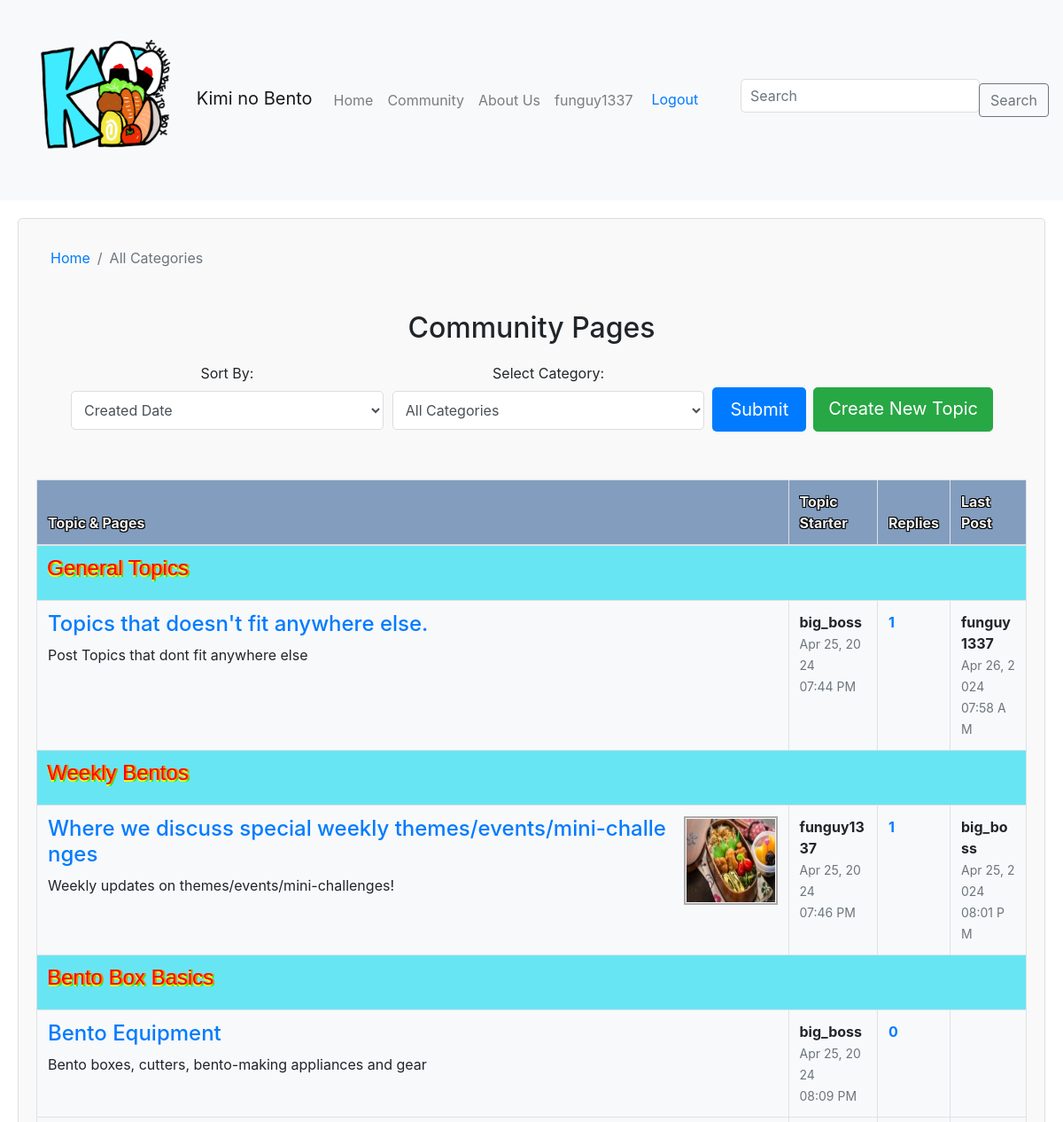
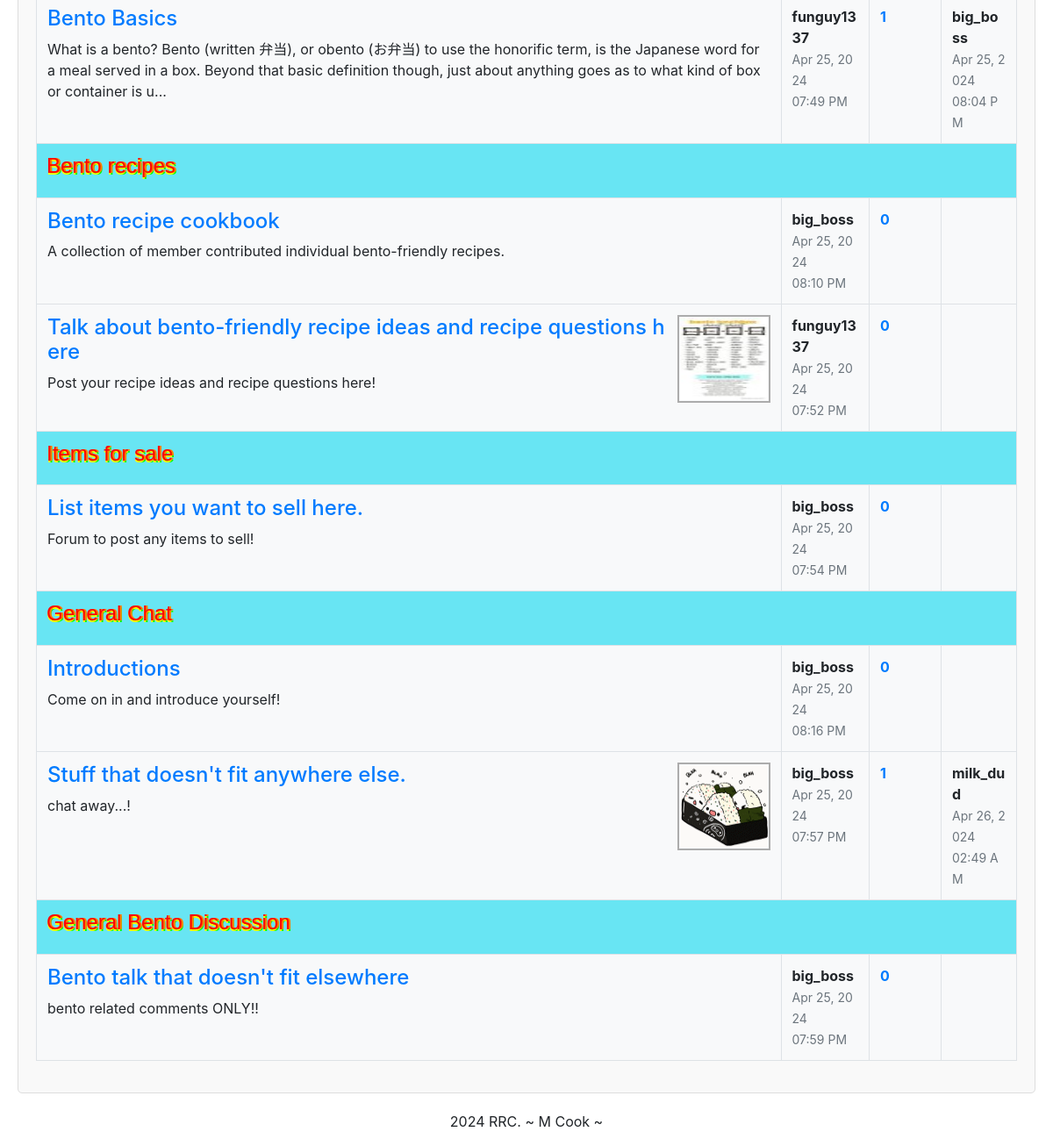
The page /community.php?category=all (signed in) on the database its author committed (2 pictures, top to bottom).
### tables this page shows
CREATE TABLE `topics` (
  `topic_id` int(11) NOT NULL,
  `category_id` int(11) DEFAULT NULL,
  `title` varchar(255) NOT NULL,
  `topic_content` text NOT NULL,
  `topic_starter_id` int(11) DEFAULT NULL,
  `img_url` text DEFAULT NULL,
  `date_created` timestamp NOT NULL DEFAULT current_timestamp(),
  `reply_count` int(11) DEFAULT 0
);

CREATE TABLE `users` (
  `user_id` int(11) NOT NULL,
  `username` varchar(30) NOT NULL,
  `email` varchar(60) NOT NULL,
  `password_hash` varchar(255) NOT NULL,
  `role_id` int(3) NOT NULL,
  `date_created` date NOT NULL DEFAULT current_timestamp()
);

### inc/config.inc.php (called while the page is built, shortened)
<?php
function isLoggedIn()
{
    return isset($_SESSION['user_id']);
}

### community.php (the view, shortened to what this page needs)
<?php
include('inc/database.inc.php');
include_once('inc/config.inc.php');
include('inc/header.inc.php');
$sort_by = 't.date_created';
$stmt = $db->prepare("SELECT c.*,
                            t.*,
                            u.username AS topic_starter_username,
                            MAX(p.date_created) AS latest_post_created_at,
                            lp.username AS last_poster_username,
                            COUNT(p.post_id) AS reply_count
                        FROM categories c
                        LEFT JOIN topics t ON c.category_id = t.category_id
                        LEFT JOIN users u ON t.topic_starter_id = u.user_id
                        LEFT JOIN (
                            SELECT topic_id, MAX(date_created) AS latest_post_created_at
                            FROM posts
                            GROUP BY topic_id
                        ) latest_post ON t.topic_id = latest_post.topic_id
                        LEFT JOIN posts p ON t.topic_id = p.topic_id
                        LEFT JOIN users lp ON p.author_id = lp.user_id
                        GROUP BY c.category_id, t.topic_id
                        ORDER BY c.category_id, $sort_by desc ");
$stmt->execute();
$categories_topics = $stmt->fetchAll(PDO::FETCH_ASSOC);
$category_topics_array = [];
foreach ($categories_topics as $row) {
    $category_id = $row['category_id'];
    if (!isset($category_topics_array[$category_id])) {
        $category_topics_array[$category_id] = [
            'category' => $row['name'],
            'topics' => [],
            'topic_content' => htmlspecialchars($row['topic_content'])
        ];
    }
    $category_topics_array[$category_id]['topics'][] = $row;
}
?>
<div class="community-container">
    <nav aria-label="breadcrumb">
        <ol class="breadcrumb community-breadcrumb">
            <li class="breadcrumb-item"><a href="index.php">Home</a></li>
            <?php if (isset($_GET['category']) && $_GET['category'] !== 'all' && isset($category_topics_array[$_GET['category']])) : ?>
                <?php $selected_category_id = $_GET['category']; ?>
                <?php $selected_category_name = $category_topics_array[$selected_category_id]['category']; ?>
                <li class="breadcrumb-item active" aria-current="page"><?= $selected_category_name ?></li>
            <?php else : ?>
                <li class="breadcrumb-item active" aria-current="page">All Categories</li>
            <?php endif; ?>
        </ol>
    </nav>
    <div class="community-top ">
        <h2>Community Pages</h2>
        <form action="#" method="get" class="mb-3">
            <div class="form-row">
                <?php if (isLoggedIn()) : ?>
                    <div class="form-group col-md-4">
                        <label for="sort_by">Sort By:</label>
                        <select id="sort_by" class="form-control" name="sort" style="height: auto;">
                            <option value="date_created" <?= ($sort_by === 'date_created') ? 'selected' : '' ?>>Created Date</option>
                        </select>
                    </div>
                <?php endif; ?>
                <div class="form-group col-md-4">
                    <label for="forum_jump">Select Category:</label>
                    <select id="forum_jump" class="form-control" name="category" style="height: auto;">
                        <option value="all">All Categories</option>
                    </select>
                </div>
                <div class="d-flex justify-content-between m-1 align-self-center">
                    <button type="submit" class="btn btn-lg btn-primary mr-2">Submit</button>
                    <?php if (isLoggedIn()) : ?>
                        <a href="create_topic.php" class="btn btn-lg btn-success">Create New Topic</a>
                    <?php endif; ?>
                </div>
            </div>
        </form>
    </div>
    <div class="table-responsive">
        <table class="table table-bordered bg-light">
            <thead class="community-thead-head">
                <tr>
                    <th scope="col">Topic & Pages</th>
                    <th scope="col">Topic Starter</th>
                    <th scope="col">Replies</th>
                    <th scope="col">Last Post</th>
                </tr>
            </thead>
            <tbody>
                <?php if (isset($_GET['category'])) : ?>
                    <?php $selected_category_id = $_GET['category']; ?>
                    <?php foreach ($category_topics_array as $category_id => $category_data) : ?>
                        <?php if ($selected_category_id == 'all' || $selected_category_id == $category_id) : ?>
                            <tr>
                                <td colspan="4" class="category-header">
                                    <h4><?= $category_data['category'] ?></h4>
                                </td>
                            </tr>
                            <?php foreach ($category_data['topics'] as $topic) : ?>
                                <tr>
                                    <td class="topic-td">
                                        <?php if (!empty($topic['img_url'])) : ?>
                                            <?php
                                            $originalImagePath = $topic['img_url'];
                                            $thumbnailImagePath = pathinfo($originalImagePath, PATHINFO_DIRNAME) . '/' . pathinfo($originalImagePath, PATHINFO_FILENAME) . '_thumbnail.' . pathinfo($originalImagePath, PATHINFO_EXTENSION);
                                            ?>
                                            <div class="topic-img-container">
                                                <img class="topic-img" src="<?= $thumbnailImagePath ?>" alt="topic-img">
                                            </div>
                                        <?php endif; ?>
                                        <h4><a href="show_topic.php?topic_id=<?= $topic['topic_id'] ?>"><?= (strip_tags(htmlspecialchars_decode($topic['title']))) ?></a></h4>
                                        <p><?= strlen($topic['topic_content']) > 250 ? substr(strip_tags(htmlspecialchars_decode($topic['topic_content'])), 0, 250) . '...' : strip_tags(htmlspecialchars_decode($topic['topic_content'])) ?></p>
                                    </td>
                                    <td>
                                        <span class="topic_starter_username"><?= $topic['topic_starter_username'] ?></span><br>
                                        <span class="post-date"><?= date('M d, Y', strtotime($topic['date_created'])) ?></span><br>
                                        <span class="post-time"><?= date('h:i A', strtotime($topic['date_created'])) ?></span>
                                    </td>
                                    <td>
                                        <span class="reply_count"><?= $topic['reply_count'] ?></span>
                                    </td>
                                    <td>
                                        <span class="latest-poster"><?= $topic['last_poster_username'] ?></span><br>
                                        <?php if (!empty($topic['latest_post_created_at'])) : ?>
                                            <span class="post-date"><?= date('M d, Y', strtotime($topic['latest_post_created_at'])) ?></span><br>
                                            <span class="post-time"><?= date('h:i A', strtotime($topic['latest_post_created_at'])) ?></span>
                                        <?php endif; ?>
                                    </td>
                                </tr>
                            <?php endforeach; ?>
                        <?php endif; ?>
                    <?php endforeach; ?>
                <?php endif; ?>
            </tbody>
        </table>
    </div>
</div>
<?php
include('inc/footer.inc.php');
?>

### CSS/styles.css (style rules this page uses)
.breadcrumb { background-color: transparent; }
.community-thead-head { background-color: #839DBE; color: #f3f3f3; text-shadow: -1px -1px 0 #000, 1px -1px 0 #000, -1px 1px 0 #000, 1px 1px 0 #000; }
.category-header { background-color: #68e5f3; font-family: Verdana, Geneva, Tahoma, sans-serif; color: transparent; text-shadow: -1px -1px 0 #FF0000, 1px -1px 0 #FF7F00, -1px 1px 0 #FFFF00, 1px 1px 0 #00FF00; animation: rainbow 5s infinite; }
.topic_starter_username { font-weight: bold; }
.reply_count { font-weight: bold; color: #007bff; }
.latest-poster { font-weight: bold; }
.post-date { font-size: 14px; color: #6c757d; }
.post-time { font-size: 14px; color: #6c757d; }
.topic-img-container { float: right; margin-left: 10px; border: 2px solid #acacac; height: 100px; padding: 1px; }
.topic-img { width: 100px; height: 50px; max-width: 100%; height: 100%; }
.community-container { margin: 20px; padding: 20px; background-color: #f9f9f9; border: 1px solid #ddd; border-radius: 5px; }
.community-breadcrumb { background-color: transparent; }
.community-top { text-align: center; padding: 20px; }
.community-top h2 { margin-bottom: 20px; }
.community-top form .form-row { justify-content: center; }
.community-top form .form-group { margin-bottom: 10px; }
.community-top form button[type="submit"], .community-top form a.btn { margin-top: 10px; }
.table-responsive { overflow-x: auto; max-width: 100%; }
table { table-layout: auto; width: 10px; }
td { word-break: break-all; }
.btn-primary { background-color: #007bff; color: #fff; border: none; padding: 10px 20px; border-radius: 5px; cursor: pointer; }
.form-control { width: 100%; padding: 10px; border: 1px solid #ddd; border-radius: 5px; margin-bottom: 10px; }

### rows shown on the page
topics: title "Topics that doesn't fit anywhere else.", topic_content "Post Topics that dont fit anywhere else", topic_starter.username "big_boss", date_created "Apr 25, 2024", date_created "07:44 PM", reply_count "1", last_poster_username "funguy1337", latest_post_created_at "Apr 26, 2024", latest_post_created_at "07:58 AM"
topics: shows a picture, title "Where we discuss special weekly themes/events/mini-challenges", topic_content "Weekly updates on themes/events/mini-challenges!", topic_starter.username "funguy1337", date_created "Apr 25, 2024", date_created "07:46 PM", reply_count "1", last_poster_username "big_boss", latest_post_created_at "Apr 25, 2024", latest_post_created_at "08:01 PM"
topics: title "Bento Equipment", topic_content "Bento boxes, cutters, bento-making appliances and gear", topic_starter.username "big_boss", date_created "Apr 25, 2024", date_created "08:09 PM", reply_count "0"
topics: title "Bento Basics", topic_content "What is a bento? Bento (written 弁当), or obento (お弁当) to use the honorific term, is the Japanese word for a meal served in a box. Beyond that basic definition though, just about anything goes as to what kind of box or container is u", topic_starter.username "funguy1337", date_created "Apr 25, 2024", date_created "07:49 PM", reply_count "1", last_poster_username "big_boss", latest_post_created_at "Apr 25, 2024", latest_post_created_at "08:04 PM"
topics: title "Bento recipe cookbook", topic_content "A collection of member contributed individual bento-friendly recipes.", topic_starter.username "big_boss", date_created "Apr 25, 2024", date_created "08:10 PM", reply_count "0"
topics: shows a picture, title "Talk about bento-friendly recipe ideas and recipe questions here", topic_content "Post your recipe ideas and recipe questions here!", topic_starter.username "funguy1337", date_created "Apr 25, 2024", date_created "07:52 PM", reply_count "0"
topics: title "List items you want to sell here.", topic_content "Forum to post any items to sell!", topic_starter.username "big_boss", date_created "Apr 25, 2024", date_created "07:54 PM", reply_count "0"
topics: title "Introductions", topic_content "Come on in and introduce yourself!", topic_starter.username "big_boss", date_created "Apr 25, 2024", date_created "08:16 PM", reply_count "0"
topics: shows a picture, title "Stuff that doesn't fit anywhere else.", topic_content "chat away...!", topic_starter.username "big_boss", date_created "Apr 25, 2024", date_created "07:57 PM", reply_count "1", last_poster_username "milk_dud", latest_post_created_at "Apr 26, 2024", latest_post_created_at "02:49 AM"
topics: title "Bento talk that doesn't fit elsewhere", topic_content "bento related comments ONLY!!", topic_starter.username "big_boss", date_created "Apr 25, 2024", date_created "07:59 PM", reply_count "0"

### other values the page prints
$_SESSION['username'] "funguy1337"
